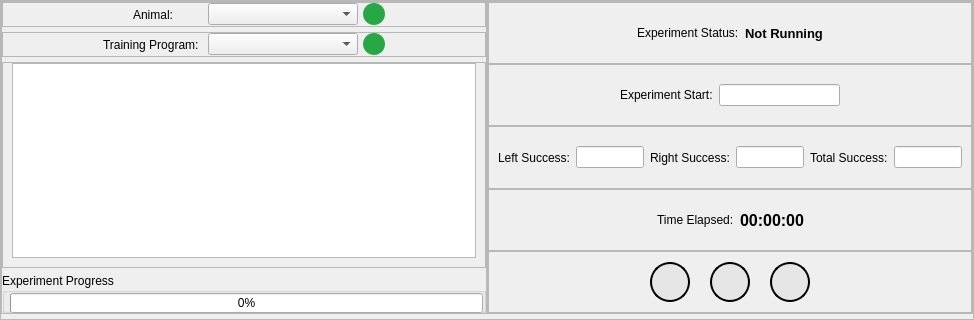
     <widget class="QFrame" name="frame_3">
      <property name="frameShape">
       <enum>QFrame::StyledPanel</enum>
      </property>
      <property name="frameShadow">
       <enum>QFrame::Raised</enum>
      </property>
      <layout class="QHBoxLayout" name="horizontalLayout_4" stretch="1,1">
       <property name="spacing">
        <number>0</number>
       </property>
       <property name="leftMargin">
        <number>0</number>
       </property>
       <property name="topMargin">
        <number>0</number>
       </property>
       <property name="rightMargin">
        <number>0</number>
       </property>
       <property name="bottomMargin">
        <number>5</number>
       </property>
       <item>
        <widget class="QFrame" name="frame_8">
         <property name="frameShape">
          <enum>QFrame::StyledPanel</enum>
         </property>
         <property name="frameShadow">
          <enum>QFrame::Raised</enum>
         </property>
         <layout class="QVBoxLayout" name="verticalLayout_4" stretch="0,0,10,1">
          <property name="spacing">
           <number>5</number>
          </property>
          <property name="leftMargin">
           <number>0</number>
          </property>
          <property name="topMargin">
           <number>0</number>
          </property>
          <property name="rightMargin">
           <number>0</number>
          </property>
          <property name="bottomMargin">
           <number>0</number>
          </property>
          <item>
           <widget class="QFrame" name="frame_14">
            <property name="minimumSize">
             <size>
              <width>0</width>
              <height>25</height>
             </size>
            </property>
            <property name="maximumSize">
             <size>
              <width>16777215</width>
              <height>25</height>
             </size>
            </property>
            <property name="frameShape">
             <enum>QFrame::StyledPanel</enum>
            </property>
            <property name="frameShadow">
             <enum>QFrame::Raised</enum>
            </property>
            <layout class="QHBoxLayout" name="horizontalLayout_7">
             <property name="spacing">
              <number>5</number>
             </property>
             <property name="leftMargin">
              <number>0</number>
             </property>
             <property name="topMargin">
              <number>0</number>
             </property>
             <property name="rightMargin">
              <number>0</number>
             </property>
             <property name="bottomMargin">
              <number>0</number>
             </property>
             <item>
              <spacer name="horizontalSpacer_5">
               <property name="orientation">
                <enum>Qt::Horizontal</enum>
               </property>
               <property name="sizeHint" stdset="0">
                <size>
                 <width>40</width>
                 <height>20</height>
                </size>
               </property>
              </spacer>
             </item>
             <item>
              <widget class="QLabel" name="label_5">
               <property name="minimumSize">
                <size>
                 <width>100</width>
                 <height>20</height>
                </size>
               </property>
               <property name="maximumSize">
                <size>
                 <width>100</width>
                 <height>16777215</height>
                </size>
               </property>
               <property name="text">
                <string>Animal:</string>
               </property>
               <property name="alignment">
                <set>Qt::AlignCenter</set>
               </property>
              </widget>
             </item>
             <item>
              <widget class="QComboBox" name="cb_animal">
               <property name="minimumSize">
                <size>
                 <width>150</width>
                 <height>0</height>
                </size>
               </property>
               <property name="maximumSize">
                <size>
                 <width>150</width>
                 <height>16777215</height>
                </size>
               </property>
              </widget>
             </item>
             <item>
              <widget class="QPushButton" name="bt_add_animal">
               <property name="minimumSize">
                <size>
                 <width>22</width>
                 <height>22</height>
                </size>
               </property>
               <property name="maximumSize">
                <size>
                 <width>22</width>
                 <height>22</height>
                </size>
               </property>
               <property name="toolTip">
                <string>Add new Animal</string>
               </property>
               <property name="styleSheet">
                <string notr="true">QPushButton {
    color: #333;
    border-radius: 11px;
    border-style: outset;
    background: rgb(40, 167, 69);
    padding: 5px;
    }

QPushButton:hover {
    background: rgb(33, 136, 56);
    }

QPushButton:pressed {
    border-style: inset;
    background:  rgb(40, 167, 69);
}</string>
               </property>
               <property name="text">
                <string/>
               </property>
               <property name="icon">
                <iconset resource="file_rc.qrc">
                 <normaloff>:/Icon/images/add.png</normaloff>:/Icon/images/add.png</iconset>
               </property>
               <property name="iconSize">
                <size>
                 <width>16</width>
                 <height>16</height>
                </size>
               </property>
              </widget>
             </item>
             <item>
              <spacer name="horizontalSpacer_6">
               <property name="orientation">
                <enum>Qt::Horizontal</enum>
               </property>
               <property name="sizeHint" stdset="0">
                <size>
                 <width>40</width>
                 <height>20</height>
                </size>
               </property>
              </spacer>
             </item>
            </layout>
           </widget>
          </item>
          <item>
           <widget class="QFrame" name="frame_15">
            <property name="minimumSize">
             <size>
              <width>0</width>
              <height>25</height>
             </size>
            </property>
            <property name="maximumSize">
             <size>
              <width>16777215</width>
              <height>25</height>
             </size>
            </property>
            <property name="frameShape">
             <enum>QFrame::StyledPanel</enum>
            </property>
            <property name="frameShadow">
             <enum>QFrame::Raised</enum>
            </property>
            <layout class="QHBoxLayout" name="horizontalLayout_8">
             <property name="spacing">
              <number>5</number>
             </property>
             <property name="leftMargin">
              <number>0</number>
             </property>
             <property name="topMargin">
              <number>0</number>
             </property>
             <property name="rightMargin">
              <number>0</number>
             </property>
             <property name="bottomMargin">
              <number>0</number>
             </property>
             <item>
              <spacer name="horizontalSpacer_7">
               <property name="orientation">
                <enum>Qt::Horizontal</enum>
               </property>
               <property name="sizeHint" stdset="0">
                <size>
                 <width>40</width>
                 <height>20</height>
                </size>
               </property>
              </spacer>
             </item>
             <item>
              <widget class="QLabel" name="label_6">
               <property name="minimumSize">
                <size>
                 <width>100</width>
                 <height>0</height>
                </size>
               </property>
               <property name="maximumSize">
                <size>
                 <width>100</width>
                 <height>16777215</height>
                </size>
               </property>
               <property name="text">
                <string>Training Program:</string>
               </property>
              </widget>
             </item>
             <item>
              <widget class="QComboBox" name="cb_program">
               <property name="minimumSize">
                <size>
                 <width>150</width>
                 <height>0</height>
                </size>
               </property>
               <property name="maximumSize">
                <size>
                 <width>150</width>
                 <height>16777215</height>
                </size>
               </property>
              </widget>
             </item>
             <item>
              <widget class="QPushButton" name="bt_add_program">
               <property name="minimumSize">
                <size>
                 <width>22</width>
                 <height>22</height>
                </size>
               </property>
               <property name="maximumSize">
                <size>
                 <width>22</width>
                 <height>22</height>
                </size>
               </property>
               <property name="toolTip">
                <string>Add new Training Program</string>
               </property>
               <property name="styleSheet">
                <string notr="true">QPushButton {
    color: #333;
    border-radius: 11px;
    border-style: outset;
    background: rgb(40, 167, 69);
    padding: 5px;
    }

QPushButton:hover {
    background: rgb(33, 136, 56);
    }

QPushButton:pressed {
    border-style: inset;
    background:  rgb(40, 167, 69);
}</string>
               </property>
               <property name="text">
                <string/>
               </property>
               <property name="icon">
                <iconset resource="file_rc.qrc">
                 <normaloff>:/Icon/images/add.png</normaloff>:/Icon/images/add.png</iconset>
               </property>
              </widget>
             </item>
             <item>
              <spacer name="horizontalSpacer_8">
               <property name="orientation">
                <enum>Qt::Horizontal</enum>
               </property>
               <property name="sizeHint" stdset="0">
                <size>
                 <width>40</width>
                 <height>20</height>
                </size>
               </property>
              </spacer>
             </item>
            </layout>
           </widget>
          </item>
          <item>
           <widget class="QFrame" name="frame_16">
            <property name="frameShape">
             <enum>QFrame::StyledPanel</enum>
            </property>
            <property name="frameShadow">
             <enum>QFrame::Raised</enum>
            </property>
            <layout class="QHBoxLayout" name="horizontalLayout_9">
             <property name="spacing">
              <number>0</number>
             </property>
             <property name="leftMargin">
              <number>9</number>
             </property>
             <property name="topMargin">
              <number>0</number>
             </property>
             <item>
              <widget class="QTableWidget" name="table_disc">
               <property name="enabled">
                <bool>true</bool>
               </property>
               <property name="maximumSize">
                <size>
                 <width>16777215</width>
                 <height>200</height>
                </size>
               </property>
               <property name="editTriggers">
                <set>QAbstractItemView::NoEditTriggers</set>
               </property>
               <property name="tabKeyNavigation">
                <bool>false</bool>
               </property>
               <property name="selectionMode">
                <enum>QAbstractItemView::NoSelection</enum>
               </property>
               <attribute name="horizontalHeaderVisible">
                <bool>true</bool>
               </attribute>
               <attribute name="verticalHeaderVisible">
                <bool>false</bool>
               </attribute>
              </widget>
             </item>
            </layout>
           </widget>
          </item>
          <item>
           <widget class="QGroupBox" name="groupBox">
            <property name="minimumSize">
             <size>
              <width>0</width>
              <height>40</height>
             </size>
            </property>
            <property name="title">
             <string>Experiment Progress</string>
            </property>
            <layout class="QHBoxLayout" name="horizontalLayout_10">
             <property name="spacing">
              <number>0</number>
             </property>
             <property name="leftMargin">
              <number>5</number>
             </property>
             <property name="topMargin">
              <number>0</number>
             </property>
             <property name="rightMargin">
              <number>0</number>
             </property>
             <property name="bottomMargin">
              <number>0</number>
             </property>
             <item>
              <widget class="QProgressBar" name="progress_bar">
               <property name="minimumSize">
                <size>
                 <width>0</width>
                 <height>20</height>
                </size>
               </property>
               <property name="maximumSize">
                <size>
                 <width>16777215</width>
                 <height>20</height>
                </size>
               </property>
               <property name="value">
                <number>0</number>
               </property>
              </widget>
             </item>
            </layout>
           </widget>
          </item>
         </layout>
        </widget>
       </item>
       <item>
        <widget class="QFrame" name="frame_9">
         <property name="frameShape">
          <enum>QFrame::StyledPanel</enum>
         </property>
         <property name="frameShadow">
          <enum>QFrame::Raised</enum>
         </property>
         <layout class="QVBoxLayout" name="verticalLayout_5">
          <property name="spacing">
           <number>0</number>
          </property>
          <property name="leftMargin">
           <number>0</number>
          </property>
          <property name="topMargin">
           <number>0</number>
          </property>
          <property name="rightMargin">
           <number>0</number>
          </property>
          <property name="bottomMargin">
           <number>0</number>
          </property>
          <item>
           <widget class="QFrame" name="frame_21">
            <property name="frameShape">
             <enum>QFrame::StyledPanel</enum>
            </property>
            <property name="frameShadow">
             <enum>QFrame::Raised</enum>
            </property>
            <layout class="QHBoxLayout" name="horizontalLayout_12">
             <item>
              <spacer name="horizontalSpacer_10">
               <property name="orientation">
                <enum>Qt::Horizontal</enum>
               </property>
               <property name="sizeHint" stdset="0">
                <size>
                 <width>40</width>
                 <height>20</height>
                </size>
               </property>
              </spacer>
             </item>
             <item>
              <widget class="QLabel" name="label_11">
               <property name="text">
                <string>Experiment Status:</string>
               </property>
              </widget>
             </item>
             <item>
              <widget class="QLabel" name="lb_status">
               <property name="font">
                <font>
                 <family>Segoe UI</family>
                 <pointsize>10</pointsize>
                 <weight>75</weight>
                 <bold>true</bold>
                </font>
               </property>
               <property name="text">
                <string>Not Running</string>
               </property>
              </widget>
             </item>
             <item>
              <spacer name="horizontalSpacer_11">
               <property name="orientation">
                <enum>Qt::Horizontal</enum>
               </property>
               <property name="sizeHint" stdset="0">
                <size>
                 <width>40</width>
                 <height>20</height>
                </size>
               </property>
              </spacer>
             </item>
            </layout>
           </widget>
          </item>
          <item>
           <widget class="QFrame" name="frame_17">
            <property name="minimumSize">
             <size>
              <width>0</width>
              <height>0</height>
             </size>
            </property>
            <property name="maximumSize">
             <size>
              <width>16777215</width>
              <height>16777215</height>
             </size>
            </property>
            <property name="frameShape">
             <enum>QFrame::StyledPanel</enum>
            </property>
            <property name="frameShadow">
             <enum>QFrame::Raised</enum>
            </property>
            <layout class="QHBoxLayout" name="horizontalLayout_15">
             <item>
              <spacer name="horizontalSpacer_14">
               <property name="orientation">
                <enum>Qt::Horizontal</enum>
               </property>
               <property name="sizeHint" stdset="0">
                <size>
                 <width>40</width>
                 <height>20</height>
                </size>
               </property>
              </spacer>
             </item>
             <item>
              <widget class="QLabel" name="label_10">
               <property name="minimumSize">
                <size>
                 <width>0</width>
                 <height>20</height>
                </size>
               </property>
               <property name="text">
                <string>Experiment Start:</string>
               </property>
              </widget>
             </item>
             <item>
              <widget class="QLineEdit" name="txt_start">
               <property name="enabled">
                <bool>true</bool>
               </property>
               <property name="minimumSize">
                <size>
                 <width>0</width>
                 <height>20</height>
                </size>
               </property>
               <property name="readOnly">
                <bool>true</bool>
               </property>
              </widget>
             </item>
             <item>
              <spacer name="horizontalSpacer_15">
               <property name="orientation">
                <enum>Qt::Horizontal</enum>
               </property>
               <property name="sizeHint" stdset="0">
                <size>
                 <width>40</width>
                 <height>20</height>
                </size>
               </property>
              </spacer>
             </item>
            </layout>
           </widget>
          </item>
          <item>
           <widget class="QFrame" name="frame_18">
            <property name="frameShape">
             <enum>QFrame::StyledPanel</enum>
            </property>
            <property name="frameShadow">
             <enum>QFrame::Raised</enum>
            </property>
            <layout class="QHBoxLayout" name="horizontalLayout_11">
             <item>
              <widget class="QLabel" name="label_3">
               <property name="text">
                <string>Left Success:</string>
               </property>
              </widget>
             </item>
             <item>
              <widget class="QLineEdit" name="txt_left">
               <property name="enabled">
                <bool>true</bool>
               </property>
               <property name="minimumSize">
                <size>
                 <width>0</width>
                 <height>20</height>
                </size>
               </property>
               <property name="readOnly">
                <bool>true</bool>
               </property>
              </widget>
             </item>
             <item>
              <widget class="QLabel" name="label_4">
               <property name="text">
                <string>Right Success:</string>
               </property>
              </widget>
             </item>
             <item>
              <widget class="QLineEdit" name="txt_right">
               <property name="enabled">
                <bool>true</bool>
               </property>
               <property name="minimumSize">
                <size>
                 <width>0</width>
                 <height>20</height>
                </size>
               </property>
               <property name="readOnly">
                <bool>true</bool>
               </property>
              </widget>
             </item>
             <item>
              <widget class="QLabel" name="label_7">
               <property name="text">
                <string>Total Success:</string>
               </property>
              </widget>
             </item>
             <item>
              <widget class="QLineEdit" name="txt_total">
               <property name="enabled">
                <bool>true</bool>
               </property>
               <property name="minimumSize">
                <size>
                 <width>0</width>
                 <height>20</height>
                </size>
               </property>
               <property name="readOnly">
                <bool>true</bool>
               </property>
              </widget>
             </item>
            </layout>
           </widget>
          </item>
          <item>
           <widget class="QFrame" name="frame_19">
            <property name="frameShape">
             <enum>QFrame::StyledPanel</enum>
            </property>
            <property name="frameShadow">
             <enum>QFrame::Raised</enum>
            </property>
            <layout class="QHBoxLayout" name="horizontalLayout_13">
             <item>
              <spacer name="horizontalSpacer_12">
               <property name="orientation">
                <enum>Qt::Horizontal</enum>
               </property>
               <property name="sizeHint" stdset="0">
                <size>
                 <width>40</width>
                 <height>20</height>
                </size>
               </property>
              </spacer>
             </item>
             <item>
              <widget class="QLabel" name="label_8">
               <property name="text">
                <string>Time Elapsed:</string>
               </property>
              </widget>
             </item>
             <item>
              <widget class="QLabel" name="lb_time_elapsed">
               <property name="font">
                <font>
                 <family>Segoe UI</family>
                 <pointsize>12</pointsize>
                 <weight>75</weight>
                 <bold>true</bold>
                </font>
               </property>
               <property name="text">
                <string>00:00:00</string>
               </property>
              </widget>
             </item>
             <item>
              <spacer name="horizontalSpacer_13">
               <property name="orientation">
                <enum>Qt::Horizontal</enum>
               </property>
               <property name="sizeHint" stdset="0">
                <size>
                 <width>40</width>
                 <height>20</height>
                </size>
               </property>
              </spacer>
             </item>
            </layout>
           </widget>
          </item>
          <item>
           <widget class="QFrame" name="frame_20">
            <property name="frameShape">
             <enum>QFrame::StyledPanel</enum>
            </property>
            <property name="frameShadow">
             <enum>QFrame::Raised</enum>
            </property>
            <layout class="QHBoxLayout" name="horizontalLayout_14">
             <property name="spacing">
              <number>20</number>
             </property>
             <item>
              <spacer name="horizontalSpacer_9">
               <property name="orientation">
                <enum>Qt::Horizontal</enum>
               </property>
               <property name="sizeHint" stdset="0">
                <size>
                 <width>40</width>
                 <height>20</height>
                </size>
               </property>
              </spacer>
             </item>
             <item>
              <widget class="QPushButton" name="bt_stop">
               <property name="minimumSize">
                <size>
                 <width>40</width>
                 <height>40</height>
                </size>
               </property>
               <property name="maximumSize">
                <size>
                 <width>40</width>
                 <height>40</height>
                </size>
               </property>
               <property name="styleSheet">
                <string notr="true">QPushButton {
    color: rgb(0, 0, 0);
	border: 2px solid #000;
    border-radius: 20px;
    background: rgb(230, 230, 230);
    padding: 5px;
    }

QPushButton:hover {
    background: rgb(180, 180, 180);
    }

QPushButton:pressed {
    background:  rgb(230, 230, 230);
}</string>
               </property>
               <property name="text">
                <string/>
               </property>
               <property name="icon">
                <iconset resource="file_rc.qrc">
                 <normaloff>:/Icon/images/stop-black.png</normaloff>:/Icon/images/stop-black.png</iconset>
               </property>
               <property name="iconSize">
                <size>
                 <width>30</width>
                 <height>30</height>
                </size>
               </property>
              </widget>
             </item>
             <item>
              <widget class="QPushButton" name="bt_pause">
               <property name="minimumSize">
                <size>
                 <width>40</width>
                 <height>40</height>
                </size>
               </property>
               <property name="maximumSize">
                <size>
                 <width>40</width>
                 <height>40</height>
                </size>
               </property>
               <property name="styleSheet">
                <string notr="true">QPushButton {
    color: rgb(0, 0, 0);
	border: 2px solid #000;
    border-radius: 20px;
    background: rgb(230, 230, 230);
    padding: 5px;
    }

QPushButton:hover {
    background: rgb(180, 180, 180);
    }

QPushButton:pressed {
    background:  rgb(230, 230, 230);
}</string>
               </property>
               <property name="text">
                <string/>
               </property>
               <property name="icon">
                <iconset resource="file_rc.qrc">
                 <normaloff>:/Icon/images/pause-black.png</normaloff>:/Icon/images/pause-black.png</iconset>
               </property>
               <property name="iconSize">
                <size>
                 <width>30</width>
                 <height>30</height>
                </size>
               </property>
              </widget>
             </item>
             <item>
              <widget class="QPushButton" name="bt_play">
               <property name="minimumSize">
                <size>
                 <width>40</width>
                 <height>40</height>
                </size>
               </property>
               <property name="maximumSize">
                <size>
                 <width>40</width>
                 <height>40</height>
                </size>
               </property>
               <property name="styleSheet">
                <string notr="true">QPushButton {
    color: rgb(0, 0, 0);
	border: 2px solid #000;
    border-radius: 20px;
    background: rgb(230, 230, 230);
    padding: 5px;
    }

QPushButton:hover {
    background: rgb(180, 180, 180);
    }

QPushButton:pressed {
    background:  rgb(230, 230, 230);
}</string>
               </property>
               <property name="text">
                <string/>
               </property>
               <property name="icon">
                <iconset resource="file_rc.qrc">
                 <normaloff>:/Icon/images/play-black.png</normaloff>:/Icon/images/play-black.png</iconset>
               </property>
               <property name="iconSize">
                <size>
                 <width>30</width>
                 <height>30</height>
                </size>
               </property>
              </widget>
             </item>
             <item>
              <spacer name="horizontalSpacer_16">
               <property name="orientation">
                <enum>Qt::Horizontal</enum>
               </property>
               <property name="sizeHint" stdset="0">
                <size>
                 <width>40</width>
                 <height>20</height>
                </size>
               </property>
              </spacer>
             </item>
            </layout>
           </widget>
          </item>
         </layout>
        </widget>
       </item>
      </layout>
     </widget>
